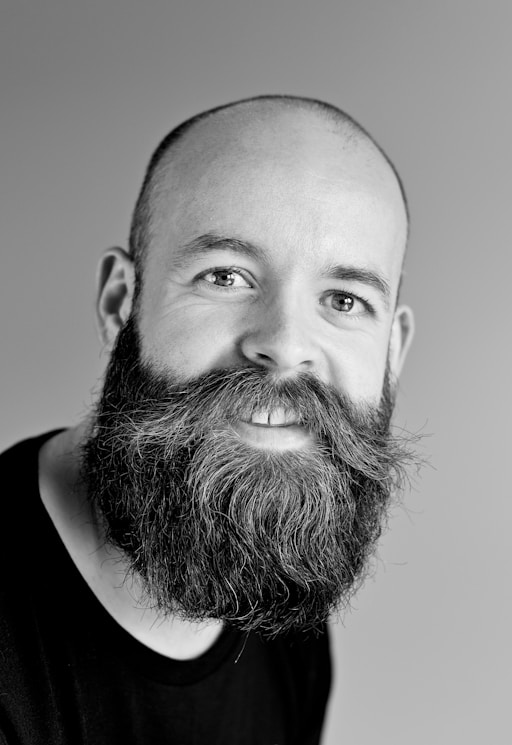
#> input picture data/real_samples/man_portrait.jpg, 512 x 745 px
$ python -i prnu.py   (imports and definitions only)
#> lines starting #> are read from the running program, lines starting #| are printed output that depends on the picture
"""
PRNU (Photo-Response Non-Uniformity) Analysis
==============================================

PRNU is a unique fingerprint for each camera sensor, caused by manufacturing
imperfections in the silicon. Every photo taken by a real camera contains
this noise pattern, while AI-generated images do not.

This module provides:
- PRNU noise extraction from images
- Reference fingerprint estimation from multiple images
- Fingerprint comparison for source verification
- AI detection based on PRNU presence/absence

Key Concepts:
- Real photos: Have consistent PRNU pattern from their source camera
- AI images: No PRNU or random/inconsistent noise patterns
- Edited/synthetic regions: PRNU discontinuities indicate manipulation

References:
- Lukáš, Fridrich, Goljan: "Digital Camera Identification from Sensor
  Pattern Noise" (2006)
- Chen et al.: "Determining Image Origin and Integrity Using Sensor Noise"
"""

from dataclasses import dataclass, field
from typing import Optional, Union
from pathlib import Path

import numpy as np
from PIL import Image
from loguru import logger

try:
    from scipy.ndimage import uniform_filter
    from scipy.signal import wiener
    SCIPY_AVAILABLE = True
except ImportError:
    SCIPY_AVAILABLE = False
    logger.warning("scipy not available. PRNU extraction will be limited.")


@dataclass
class PRNUFeatures:
    """
    Container for PRNU analysis results.

    Attributes:
        noise_residual: Extracted noise pattern
        noise_strength: Overall noise strength metric
        noise_uniformity: How uniform the noise is across the image
        has_prnu_signature: Whether a valid PRNU signature was detected
        prnu_score: Score indicating likelihood of real camera origin (0-1)
        correlation: Correlation with reference fingerprint (if available)
        quality_score: Quality of the extraction
    """

    # Extracted noise
    noise_residual: Optional[np.ndarray] = None

    # Metrics
    noise_strength: float = 0.0
    noise_uniformity: float = 0.0
    has_prnu_signature: bool = False
    prnu_score: float = 0.5  # 0 = likely AI, 1 = likely real camera

    # Comparison results
    correlation: Optional[float] = None
    correlation_threshold: float = 0.02

    # Quality metrics
    quality_score: float = 0.0
    saturation_ratio: float = 0.0  # Ratio of saturated pixels

    # [16 lines left out: functions to_dict, is_likely_real, not called in this run]


class PRNUExtractor:
    """
    Extracts PRNU (sensor noise) patterns from images.

    PRNU is extracted by:
    1. Denoising the image to get a "clean" version
    2. Subtracting the clean version from original
    3. The residual contains the sensor noise pattern

    Usage:
        extractor = PRNUExtractor()

        # Extract PRNU from single image
        features = extractor.extract("photo.jpg")
        print(features.prnu_score)  # 0.72 = likely real

        # Build reference fingerprint from multiple images
        reference = extractor.build_reference(["img1.jpg", "img2.jpg", "img3.jpg"])

        # Compare new image to reference
        features = extractor.extract("test.jpg", reference=reference)
        print(features.correlation)  # High = same camera
    """

    def __init__(
        self,
        denoise_strength: float = 3.0,
        min_quality: float = 0.3,
    ):
        """
        Initialize the PRNU extractor.

        Args:
            denoise_strength: Strength of denoising filter
            min_quality: Minimum quality score for valid extraction
        """
        if not SCIPY_AVAILABLE:
            logger.warning(
                "scipy not available. Using simplified PRNU extraction."
            )

        self.denoise_strength = denoise_strength
        self.min_quality = min_quality

    def extract(
        self,
        source: Union[str, Path, Image.Image, np.ndarray],
        reference: Optional[np.ndarray] = None,
    ) -> PRNUFeatures:
        """
        Extract PRNU features from an image.

        Args:
            source: Image to analyze
            reference: Optional reference fingerprint for comparison

        Returns:
            PRNUFeatures with extraction results
        """
        # Load image
        image = self._load_image(source)

        # Convert to float
        img_float = image.astype(np.float64)

        # Check image quality
        quality_score, saturation_ratio = self._assess_quality(image)

        if quality_score < self.min_quality:
            logger.debug(f"Image quality too low: {quality_score:.2f}")
            return PRNUFeatures(
                quality_score=quality_score,
                saturation_ratio=saturation_ratio,
                prnu_score=0.5,  # Uncertain
            )

        # Extract noise residual
        noise_residual = self._extract_noise(img_float)

        # Compute metrics
        noise_strength = self._compute_noise_strength(noise_residual)
        noise_uniformity = self._compute_uniformity(noise_residual)

        # Determine if valid PRNU signature exists
        has_prnu = self._detect_prnu_signature(
            noise_residual, noise_strength, noise_uniformity
        )

        # Compute PRNU score
        prnu_score = self._compute_prnu_score(
            noise_strength, noise_uniformity, has_prnu
        )

        # Compare to reference if provided
        correlation = None
        if reference is not None:
            correlation = self._compute_correlation(noise_residual, reference)
            # Adjust PRNU score based on correlation
            if correlation is not None:
                if correlation > 0.02:  # Strong match
                    prnu_score = min(1.0, prnu_score + 0.2)
                elif correlation < 0.005:  # Weak match
                    prnu_score = max(0.0, prnu_score - 0.1)

        return PRNUFeatures(
            noise_residual=noise_residual,
            noise_strength=noise_strength,
            noise_uniformity=noise_uniformity,
            has_prnu_signature=has_prnu,
            prnu_score=prnu_score,
            correlation=correlation,
            quality_score=quality_score,
            saturation_ratio=saturation_ratio,
        )

    # [66 lines left out: function build_reference, not called in this run]

    def _load_image(
        self,
        source: Union[str, Path, Image.Image, np.ndarray],
    ) -> np.ndarray:
        """Load image as numpy array."""
        if isinstance(source, np.ndarray):
            return source

        if isinstance(source, Image.Image):
            return np.array(source.convert("RGB"))

        path = Path(source)
        if not path.exists():
            raise FileNotFoundError(f"Image not found: {path}")

        image = Image.open(path).convert("RGB")
        return np.array(image)

    def _extract_noise(self, image: np.ndarray) -> np.ndarray:
        """
        Extract noise residual from image.

        Uses denoising filter to estimate the "clean" image,
        then subtracts to get noise.
        """
        if SCIPY_AVAILABLE:
            # Use Wiener filter for denoising (per channel)
            denoised = np.zeros_like(image)
            for c in range(image.shape[2] if image.ndim == 3 else 1):
                if image.ndim == 3:
                    channel = image[:, :, c]
                else:
                    channel = image

                # Wiener filter
                try:
                    denoised_channel = wiener(channel, mysize=int(self.denoise_strength))
                except Exception:
                    # Fallback to uniform filter
                    denoised_channel = uniform_filter(
                        channel, size=int(self.denoise_strength)
                    )

                if image.ndim == 3:
                    denoised[:, :, c] = denoised_channel
                else:
                    denoised = denoised_channel
        else:
            # Simple box filter fallback
            denoised = self._simple_denoise(image)

        # Noise residual = original - denoised
        noise = image - denoised

        # Zero-mean normalization
        noise = noise - np.mean(noise)

        return noise

    # [26 lines left out: function _simple_denoise, not called in this run]

    def _assess_quality(self, image: np.ndarray) -> tuple[float, float]:
        """
        Assess image quality for PRNU extraction.

        Returns:
            Tuple of (quality_score, saturation_ratio)
        """
        # Check for saturation (pixels at 0 or 255)
        saturated = np.sum((image <= 5) | (image >= 250))
        total_pixels = image.size
        saturation_ratio = saturated / total_pixels

        # Check for sufficient texture
        if image.ndim == 3:
            gray = 0.299 * image[:,:,0] + 0.587 * image[:,:,1] + 0.114 * image[:,:,2]
        else:
            gray = image

        texture = np.std(gray)

        # Quality score
        quality = 1.0

        # Penalize high saturation
        if saturation_ratio > 0.3:
            quality *= (1.0 - saturation_ratio)

        # Penalize low texture (flat images are actually good for PRNU, but
        # we need some texture to detect artifacts)
        if texture < 10:
            quality *= (texture / 10)

        return quality, saturation_ratio

    def _compute_noise_strength(self, noise: np.ndarray) -> float:
        """Compute overall noise strength."""
        return float(np.std(noise))

    def _compute_uniformity(self, noise: np.ndarray) -> float:
        """
        Compute noise uniformity across the image.

        Real PRNU is relatively uniform; AI artifacts may be localized.
        """
        # Divide into blocks and compute variance in each
        block_size = 64
        h, w = noise.shape[:2]

        if h < block_size * 2 or w < block_size * 2:
            return 1.0  # Image too small

        block_stds = []

        for i in range(0, h - block_size, block_size):
            for j in range(0, w - block_size, block_size):
                block = noise[i:i+block_size, j:j+block_size]
                block_stds.append(np.std(block))

        if not block_stds:
            return 1.0

        # Uniformity = inverse of coefficient of variation
        mean_std = np.mean(block_stds)
        std_of_stds = np.std(block_stds)

        if mean_std < 1e-10:
            return 0.0  # No noise at all (suspicious)

        cv = std_of_stds / mean_std
        uniformity = 1.0 / (1.0 + cv * 2)

        return float(uniformity)

    def _detect_prnu_signature(
        self,
        noise: np.ndarray,
        strength: float,
        uniformity: float,
    ) -> bool:
        """
        Determine if a valid PRNU signature exists.

        Real cameras produce:
        - Consistent noise strength (not too weak, not too strong)
        - Uniform noise distribution
        - Specific spectral characteristics
        """
        # Check noise strength is in expected range
        if strength < 0.5 or strength > 15.0:
            return False

        # Check uniformity
        if uniformity < 0.4:
            return False

        # Additional spectral check
        spectral_score = self._compute_spectral_score(noise)
        if spectral_score < 0.3:
            return False

        return True

    # [50 lines left out: function _compute_spectral_score, not called in this run]

    def _compute_prnu_score(
        self,
        strength: float,
        uniformity: float,
        has_prnu: bool,
    ) -> float:
        """
        Compute overall PRNU score (0 = likely AI, 1 = likely real).
        """
        if not has_prnu:
            return 0.3  # No PRNU detected, likely AI

        # Base score
        score = 0.5

        # Adjust based on noise characteristics
        # Optimal strength range for real photos: 1-8
        if 1.0 < strength < 8.0:
            score += 0.2
        elif strength < 0.5 or strength > 15.0:
            score -= 0.2

        # Uniformity bonus
        score += uniformity * 0.2

        return max(0.0, min(1.0, score))

    # [54 lines left out: functions _compute_correlation, extract_prnu, not called in this run]

>>> import cv2
>>> picture = cv2.imread('../../data/real_samples/man_portrait.jpg', cv2.IMREAD_GRAYSCALE)
#> picture is the input picture: shape (745, 512); min 0, max 255, mean 124.7
>>> result = PRNUExtractor().extract(picture)
#> in _assess_quality, `saturated = np.sum((image <= 5) | (image >= 250))`: saturated = 39774
#> in _assess_quality, `saturation_ratio = saturated / total_pixels`: saturation_ratio = 0.104
#> in _assess_quality, `texture = np.std(gray)`: texture = 66.54
#> in extract, `quality_score, saturation_ratio = self._assess_quality(image)`: quality_score = 1; saturation_ratio = 0.104
#> in _extract_noise, `noise = image - denoised`:
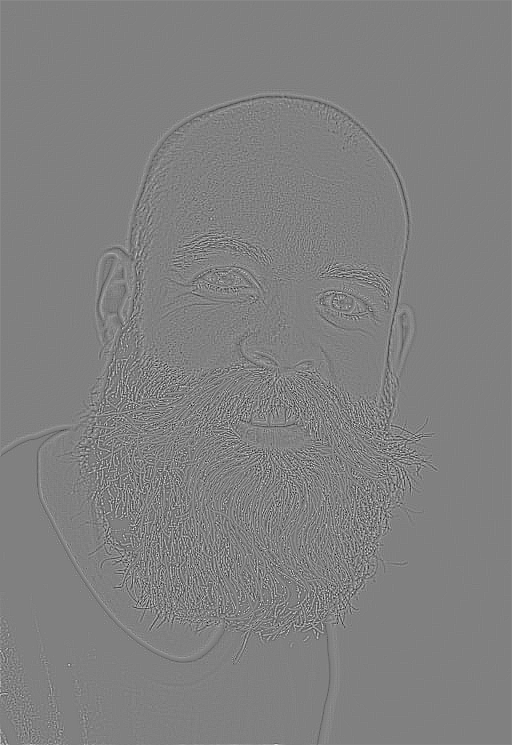
#> noise: shape (745, 512) float64; min -30.67, max 30.08, mean 0; drawn with min black and max white
#> in extract, `noise_strength = self._compute_noise_strength(noise_residual)`: noise_strength = 3.25
#> after the loop in _compute_uniformity, `for i in range(0, h - block_size, block_size):`:
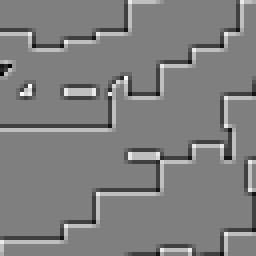
#> block: shape (64, 64) float64 (shown 4 times larger); min -0.675, max 0.659, mean -0.00915; drawn with min black and max white
#> after the loop in _compute_uniformity, `for i in range(0, h - block_size, block_size):`: block_stds = 77 values, max 7.15 at index 53, min 0.0923 at index 69, mean 2.72
#> in _compute_uniformity, `mean_std = np.mean(block_stds)`: mean_std = 2.72
#> in _compute_uniformity, `std_of_stds = np.std(block_stds)`: std_of_stds = 2.29
#> in _compute_uniformity, `cv = std_of_stds / mean_std`: cv = 0.84
#> in _compute_uniformity, `uniformity = 1.0 / (1.0 + cv * 2)`: uniformity = 0.373
#> in extract, `has_prnu = self._detect_prnu_signature( noise_residual, noise_strength..`: has_prnu = False
#> in extract, `prnu_score = self._compute_prnu_score( noise_strength, noise_uniformit..`: prnu_score = 0.3

$ run again, on data/real_samples/mountain.jpg
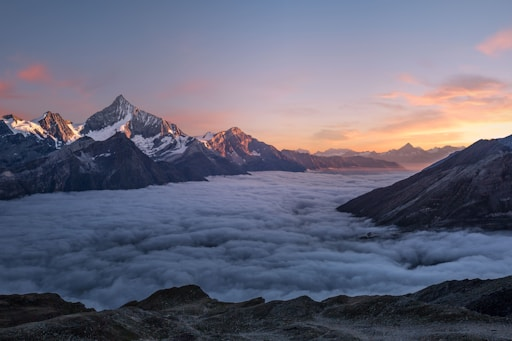
#> input picture data/real_samples/mountain.jpg, 512 x 341 px
#> saturated = 132
#> in _assess_quality, `saturation_ratio = saturated / total_pixels`: saturation_ratio = 0.000756
#> texture = 53.58
#> in extract, `quality_score, saturation_ratio = self._assess_quality(image)`: quality_score = 1; saturation_ratio = 0.000756
#> noise_strength = 2.49
#> after the loop in _compute_uniformity, `for i in range(0, h - block_size, block_size):`:
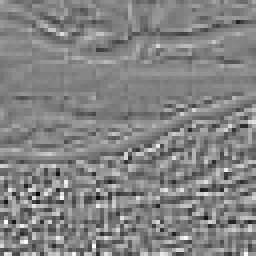
#> block: shape (64, 64) float64 (shown 4 times larger); min -15.24, max 14.42, mean 0.0208; drawn with min black and max white
#> after the loop in _compute_uniformity, `for i in range(0, h - block_size, block_size):`: block_stds = 35 values, max 3.49 at index 14, min 0.325 at index 5, mean 1.97
#> mean_std = 1.97
#> std_of_stds = 1.14
#> cv = 0.576
#> uniformity = 0.465
#> in _compute_spectral_score, `low_freq = magnitude[ center_h - h//8:center_h + h//8, center_w - w//8..`:
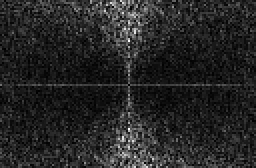
#> low_freq: shape (84, 128) float64 (shown 2 times larger); min 6.65e-12, max 4716.2, mean 702.3; drawn with min black and max white
#> low_energy = 702.3
#> high_energy = 419.1
#> ratio = 0.597
#> spectral_score = 1
#> has_prnu = True
#> score = 0.793
